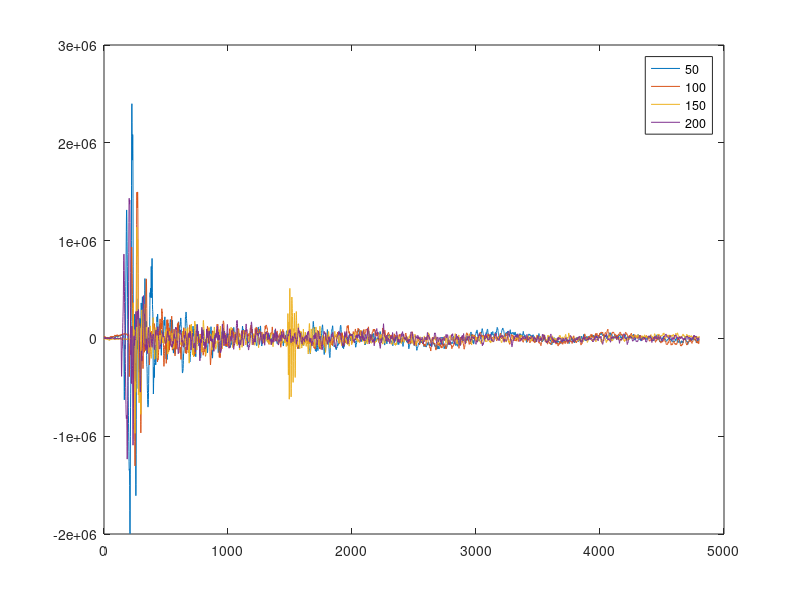
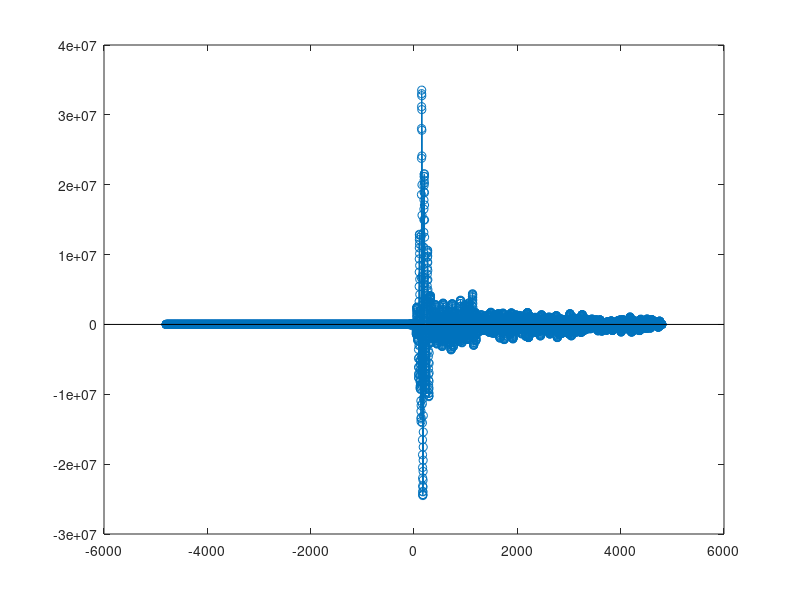

Reproduce these figures in MATLAB, in order. (Note: this script raises an error after producing the figures.)
clf; clear; clc; close all;

fs = 48e03;
fstart = 100;
fstop = 3e03;
sweep_length = 100;
t = 0:1/fs:sweep_length/fs-1/fs;
t_last = t(sweep_length);
sweep_sig = chirp(t, fstart, t_last, fstop);

signal_50 = importdata("sonar_50_cm.dat");
signal_100 = importdata("sonar_100_cm.dat");
signal_150 = importdata("sonar_150_cm.dat");
signal_200 = importdata("sonar_200_cm.dat");

figure;
plot(signal_50);
hold on;
plot(signal_100);
plot(signal_150);
plot(signal_200);
legend("50", "100", "150", "200");

figure;
[c, lags] = xcorr(signal_200, sweep_sig);
stem(lags,c);
hold on;
d = myXCorr(signal_200', sweep_sig);
stem(d);
legend("xcorr", "myXCorr");
